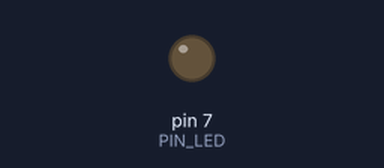
A sketch run on a simulated Arduino Uno, built with avr-gcc and run on an emulated ATmega328P. On the bench: output pins drawn as LEDs (lit = HIGH). Dashed ring = blinking. At 2.2 s the program stops and its outputs stay as they are.

Above: at 0.5 s.
At 2.05 s:
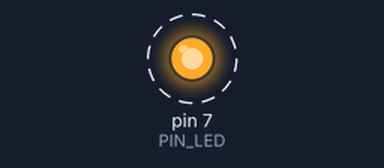
Timing chart, 0 to 3.0 s (numbered marks = the images above):
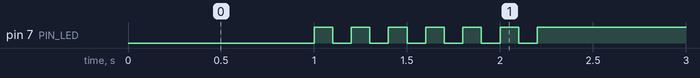

Measured:
- by itself, pin 7 (PIN_LED): alternates HIGH for 0.10 s and LOW for 0.10 s, 13 changes in all, then stays HIGH

The sketch:

05_practice_2.ino
```cpp
#define PIN_LED 7
unsigned int count;

void setup() {
  pinMode(PIN_LED, OUTPUT);
  digitalWrite(PIN_LED, LOW);
  count = 0;
}

void loop() {
  if (count == 0) {
    delay(1000);

    for (int i = 0; i < 6; i++) {
      digitalWrite(PIN_LED, HIGH);
      delay(100);
      digitalWrite(PIN_LED, LOW);
      delay(100);
    }

    digitalWrite(PIN_LED, HIGH);
    count = 1;
  }

  while (1) {
    digitalWrite(PIN_LED, HIGH);
  }
}
```
